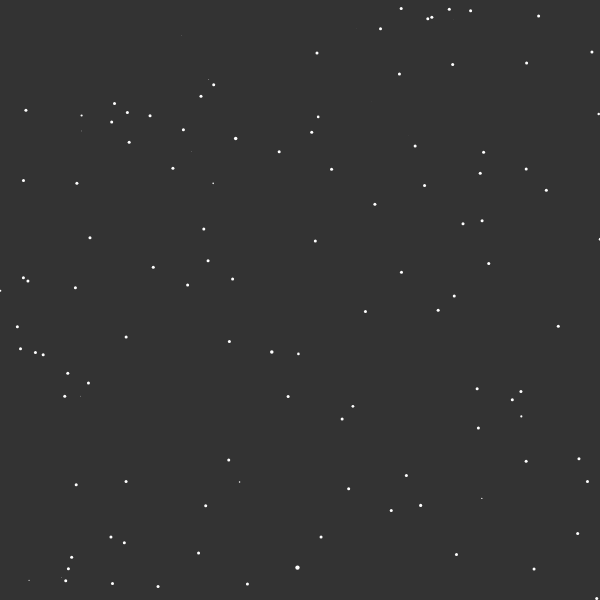
Frame 1 (no input)
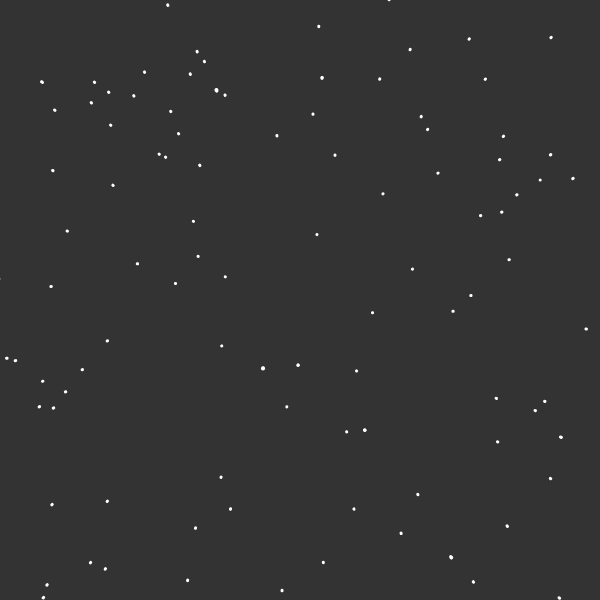
Frame 60 (no input)
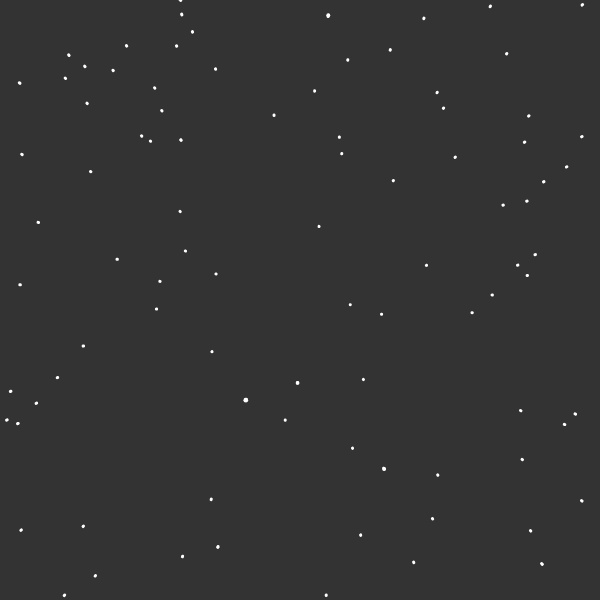
Frame 120 (the mouse pressed at the canvas centre since frame 60)

The p5.js sketch that drew these frames (run headless with seeded random() and noise() and a simulated clock; from frame 60 on, the mouse is pressed at the canvas centre):

// p5.js sketch
// ── sketch.js
//Special thanks to The Coding Train because I use his code as my base code
  //Here is the link to his video https://www.youtube.com/watch?v=17WoOqgXsRM&t=217s

var star=[]
var speed= 1;

function keyPressed(){ //The direccion of the camera
  if (keyCode === UP_ARROW){
    speed++
  }else if (keyCode === DOWN_ARROW){
    speed--
  }else if (keyCode === ENTER){
    speed = 1
  }
}

function setup() {
  createCanvas(600,600)
  for(var i=0; i<1000; i++){
    star[i] = new Star() //Creates a new object called Star
  }
}

function draw() {
  background(51)
  translate(width/2,height/2) //It focus the point of view
  for(var i=0; i<800; i++){
    //this are the functions inside the Star object
    star[i].update()
    star[i].show()
  }
}
  //Made by Rosi

// ── Star.js
function Star (){
  //Sets a random location for an star from -600 to 600 (in the "x" and "y" axes)
    //This is because the translate that we do before it focus in the upper left corner
  this.x = random(-width,width)
  this.y = random(-height,height)
  this.z = random(-width,width) //Actually this is NOT the "z" axis because it is like in perspective

  this.sx
  this.sy
  this.r
  this.px
  this.py
  this.pz

  this.update=function(){
    this.z = this.z-speed //this is where the velocity goes every time
    //What happen if you are going straight
    if(this.z<1){
      this.z = width
      this.x = random(-width,width)
      this.y = random(-height,height)
      this.pz = this.z
    }
    //What happens if you go backwards
    if(this.z>width){
      this.z = random(width)
      this.x = random(-width,width)
      this.y = random(-height,height)
      this.pz = this.z
    }
  }

  this.show=function(){ //The display of the star and a line
    fill(255)
    noStroke()

    //The star position
    this.sx=map(this.x/this.z,0,1,0,width)
    this.sy=map(this.y/this.z,0,1,0,height)

    this.r=map(this.z,-width,width,12,0)
    ellipse(this.sx,this.sy,this.r,this.r) //It draws the star

    //Set the line position
    this.px=map(this.x/this.pz,0,1,0,width)
    this.py=map(this.y/this.pz,0,1,0,height)

    this.pz = this.z 

    stroke(255)
    strokeWeight(3)
    line(this.sx,this.sy,this.px,this.py) //A line that seems to give more speed sensation
  }
}
  //Made by Rosi
